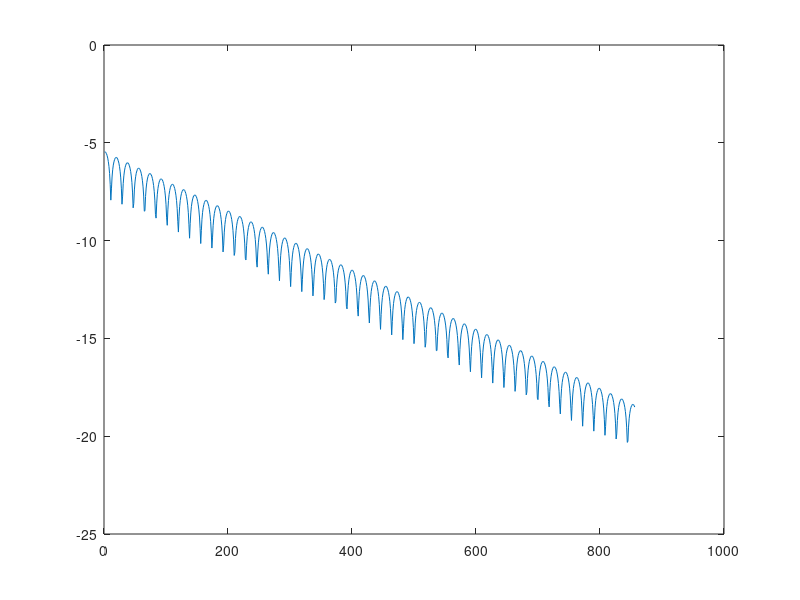

Here is the MATLAB script that generated this plot: (Note: this script raises an error after producing the figure.)
%%
load("traj1.mat");
figure;
plot(log(vecnorm(e.x)));
hold on;
yline(Lp);
title("Position error");
xlabel("t (0.01s)");
ylabel("log(||e_p||)");

for i = 2:10
    traj_url = "traj" + i + ".mat";
    load(traj_url);
    plot(log(vecnorm(e.x)));
end